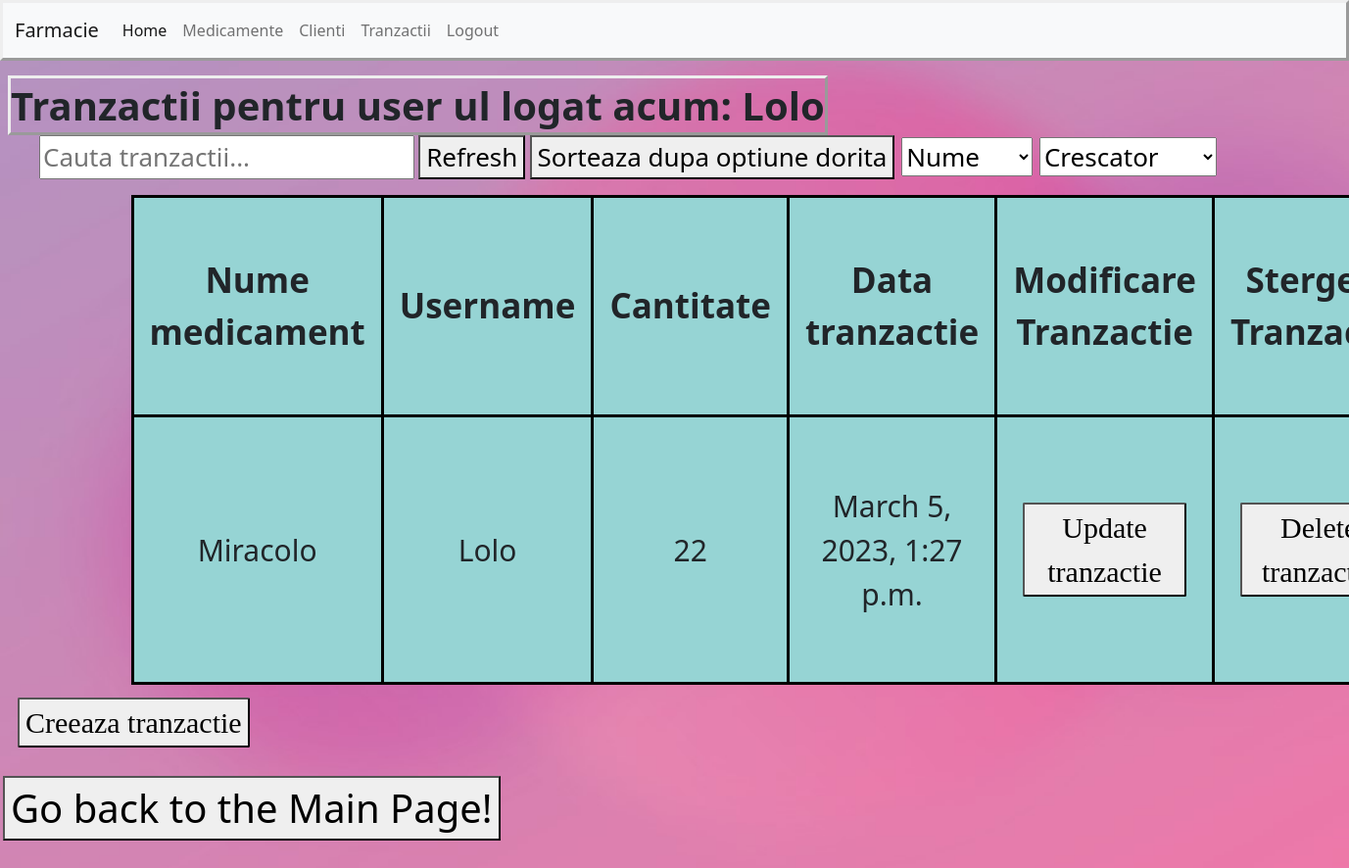
Page /tranzactii/ (signed in) on the earlier database version.
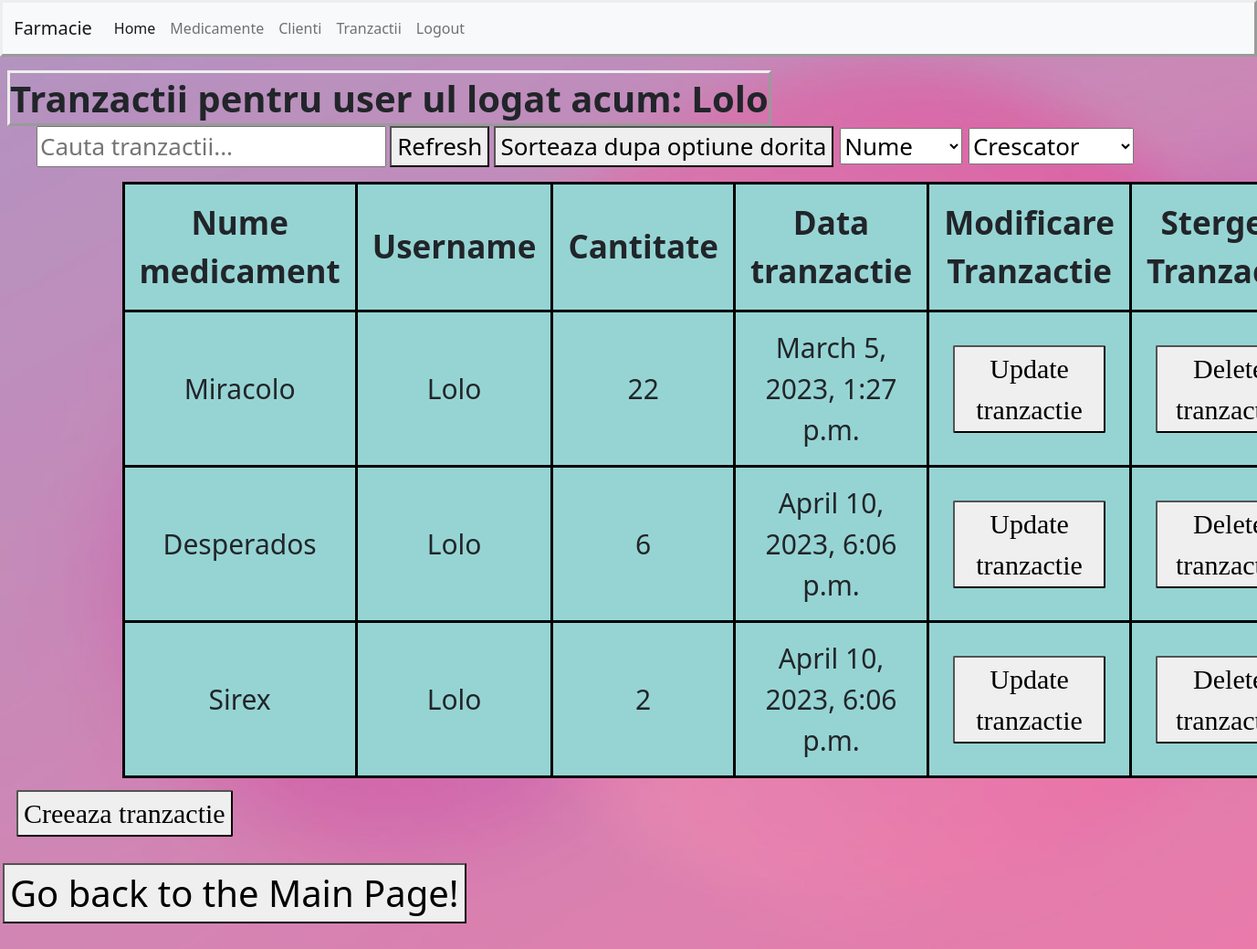
Same page on the later database version.
### FarmacieOnline/models.py (models this page shows, shortened)
class Tranzactie(models.Model):
    id = models.BigAutoField(primary_key=True)
    medicament = models.ForeignKey(Medicament, on_delete=models.CASCADE)
    client = models.ForeignKey(User, on_delete=models.CASCADE)
    numar_bucati = models.IntegerField()
    data_tranzactie = models.DateTimeField(auto_now_add=django.utils.timezone.now)

class Medicament(models.Model):
    id = models.BigAutoField(primary_key=True)
    nume = models.CharField(max_length=50)
    producator = models.CharField(max_length=50)
    pret = models.FloatField(null=True, blank=True)
    necesita_reteta = models.BooleanField(default=False)
    class Meta:
        ordering = ['-nume']  # CLASA ASTA AJUTA PENTRU A SORTA ITEMELE DIN BAZA DE DATE DUPA ANUMITE CAMPURI ALE EI!!!

### FarmacieOnline/views.py (the view, shortened to what this page needs)
# urls.py: path('tranzactii/', views.pageTranzactii, name='tranzactii'),
def pageTranzactii(request):
    q = request.GET.get('q')
    tranzactii = Tranzactie.objects.filter(client=request.user.pk)  # tranzactiile utilizatorului curent
    if q is not None:
        tranzactii = tranzactii.filter(Q(client__username__contains=q) |
                                       Q(medicament__nume__contains=q))
    sort_tranzactii = request.GET.get('sort')
    display_order = request.GET.get('display_order') #Obtinem valoarea din HTML itemul cu name ul aociat 'display_order'
    context = {
        'id': request.user.id,  # id ul userului care face cererea, cel logat in mod curent
        'tranzactii': tranzactii
    }
    return render(request, 'tranzactii.html', context)

### FarmacieOnline/templates/tranzactii.html (shortened to what this page needs)
{% extends "main.html" %}
{% load static %}
 {% block css %}
            <link rel="stylesheet" href="{% static 'ItemsPage.css' %}">
 {% endblock %}
{% block content %}
    <span>
        {% if request.user.is_authenticated %}
            <strong>Tranzactii pentru user ul logat acum: {{ request.user.username }}</strong>
        {% else %}
            <strong>Vizitatotii nu dispun de liste e tranzactii!</strong>
        {% endif %}
    </span>
<ul id = "parent">
    <li class="child">
    <form class="child" method="GET" action="" title="Filtreaza tranzactiile ce contin textul introdus...">
        <input type="search" name="q" placeholder="Cauta tranzactii...">
    </form>
    </li>
    <li class="child">
         <form class="child" action="">
         <button type="submit">Refresh</button>
         </form>
    </li>
    <li class = "child">
        <form method="GET" title="Sorteaza tranzactii dupa..."  >
            <button type="submit">Sorteaza dupa optiune dorita</button>
                    <select name="sort">
                        <option value="nume">Nume</option>
                    </select>
                    <select name="display_order">
                        <option value="asc">Crescator</option>
                    </select>
        </form>
    </li>
</ul>
<div class="container">
<table>
     <tr>
           <th>Nume medicament</th>
           <th>Username</th>
           <th>Cantitate</th>
           <th>Data tranzactie</th>
           <th>Modificare Tranzactie</th>
           <th>Stergere Tranzactie</th>
     </tr>
    {% for tranzactie in tranzactii %}
        <tr>
            <td>{{ tranzactie.medicament.nume }} </td>
            <td>{{ tranzactie.client.username }}</td>
            <td>{{ tranzactie.numar_bucati }}</td>
            <td>{{ tranzactie.data_tranzactie }}</td>
            <td>
                 <a href="{% url 'update-tranzactie' tranzactie.id %}"><button class = buttonUpdate>Update tranzactie</button></a>
            </td>
            <td>
                 <a href="{% url 'delete-tranzactie' tranzactie.id %}"><button class = "buttonDelete">Delete tranzactie</button></a>
            </td>
        </tr>
    {% endfor %}
</table>
</div>
    {% if request.user.is_authenticated %}
          <a style="font-size: 30px" href="{% url 'create-tranzactie' id %}"><button class="buttonAdd">Creeaza tranzactie</button></a>
    {% endif %}
{% endblock %}

Differences in the rows shown:
added Tranzactie: medicament.nume "Desperados", client.username "Lolo", numar_bucati "6", data_tranzactie "April 10, 2023, 6:06 p.m."
added Tranzactie: medicament.nume "Sirex", client.username "Lolo", numar_bucati "2", data_tranzactie "April 10, 2023, 6:06 p.m."
